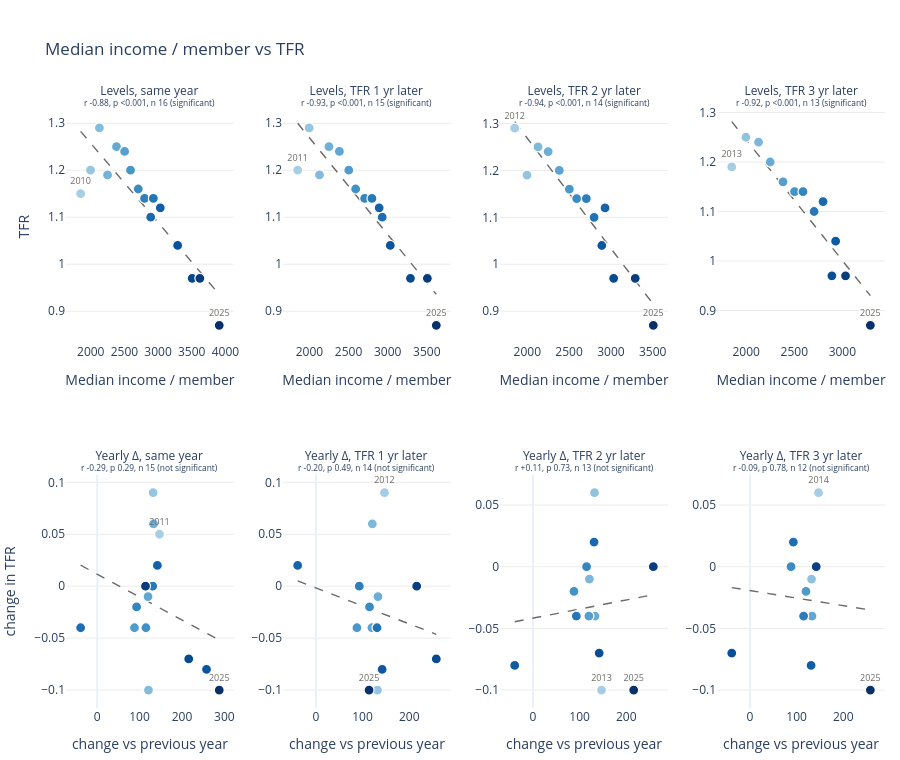

The notebook cell saved with this chart:
### Code cell
link_scatters("PM_Median")

### Figure 1 — Plotly figure (JSON) as saved in the notebook; plotly's stock layout.template omitted (floating-point values rounded to 4 significant figures)
{"data": [{"hoverinfo": "skip", "line": {"color": "#6b6a66", "dash": "dash", "width": 1.4}, "mode": "lines", "type": "scatter", "x": [1850.0, 1921.0, 1992.0, 2063.0, 2134.0, 2205.0, 2276.0, 2347.0, 2418.0, 2489.0, 2560.0, 2631.0, 2702.0, 2773.0, 2844.0, 2915.0, 2986.0, 3057.0, 3128.0, 3199.0, 3270.0, 3341.0, 3412.0, 3483.0, 3554.0, 3625.0, 3696.0, 3767.0, 3838.0, 3909.0], "xaxis": "x", "y": [1.283, 1.271, 1.259, 1.247, 1.235, 1.223, 1.211, 1.199, 1.187, 1.175, 1.163, 1.151, 1.139, 1.127, 1.115, 1.103, 1.091, 1.079, 1.067, 1.055, 1.043, 1.031, 1.019, 1.007, 0.9955, 0.9836, 0.9716, 0.9596, 0.9477, 0.9357], "yaxis": "y"}, {"customdata": [2010, 2011, 2012, 2013, 2014, 2015, 2016, 2017, 2018, 2019, 2020, 2021, 2022, 2023, 2024, 2025], "hovertemplate": "<b>%{customdata}</b><br>Median income / member: %{x:,.3f}<br>TFR: %{y:,.3f}<extra></extra>", "marker": {"cmax": 2025, "cmin": 2002.0, "color": [2010, 2011, 2012, 2013, 2014, 2015, 2016, 2017, 2018, 2019, 2020, 2021, 2022, 2023, 2024, 2025], "colorscale": [[0.0, "rgb(247,251,255)"], [0.125, "rgb(222,235,247)"], [0.25, "rgb(198,219,239)"], [0.375, "rgb(158,202,225)"], [0.5, "rgb(107,174,214)"], [0.625, "rgb(66,146,198)"], [0.75, "rgb(33,113,181)"], [0.875, "rgb(8,81,156)"], [1.0, "rgb(8,48,107)"]], "line": {"color": "white", "width": 1.2}, "size": 10}, "mode": "markers+text", "text": ["2010", "", "", "", "", "", "", "", "", "", "", "", "", "", "", "2025"], "textfont": {"color": "#6b6a66", "size": 9}, "textposition": "top center", "type": "scatter", "x": [1850.0, 1997.0, 2129.0, 2250.0, 2383.0, 2503.0, 2591.0, 2706.0, 2799.0, 2930.0, 2891.0, 3033.0, 3291.0, 3507.0, 3621.0, 3909.0], "xaxis": "x", "y": [1.15, 1.2, 1.29, 1.19, 1.25, 1.24, 1.2, 1.16, 1.14, 1.14, 1.1, 1.12, 1.04, 0.97, 0.97, 0.87], "yaxis": "y"}, {"hoverinfo": "skip", "line": {"color": "#6b6a66", "dash": "dash", "width": 1.4}, "mode": "lines", "type": "scatter", "x": [1850.0, 1911.0, 1972.0, 2033.0, 2094.0, 2155.0, 2216.0, 2277.0, 2339.0, 2400.0, 2461.0, 2522.0, 2583.0, 2644.0, 2705.0, 2766.0, 2827.0, 2888.0, 2949.0, 3010.0, 3071.0, 3132.0, 3194.0, 3255.0, 3316.0, 3377.0, 3438.0, 3499.0, 3560.0, 3621.0], "xaxis": "x2", "y": [1.3, 1.287, 1.275, 1.262, 1.25, 1.237, 1.224, 1.212, 1.199, 1.187, 1.174, 1.162, 1.149, 1.137, 1.124, 1.111, 1.099, 1.086, 1.074, 1.061, 1.049, 1.036, 1.024, 1.011, 0.9985, 0.986, 0.9734, 0.9608, 0.9483, 0.9357], "yaxis": "y2"}, {"customdata": [2011, 2012, 2013, 2014, 2015, 2016, 2017, 2018, 2019, 2020, 2021, 2022, 2023, 2024, 2025], "hovertemplate": "<b>%{customdata}</b><br>Median income / member: %{x:,.3f}<br>TFR: %{y:,.3f}<extra></extra>", "marker": {"cmax": 2025, "cmin": 2004.0, "color": [2011, 2012, 2013, 2014, 2015, 2016, 2017, 2018, 2019, 2020, 2021, 2022, 2023, 2024, 2025], "colorscale": [[0.0, "rgb(247,251,255)"], [0.125, "rgb(222,235,247)"], [0.25, "rgb(198,219,239)"], [0.375, "rgb(158,202,225)"], [0.5, "rgb(107,174,214)"], [0.625, "rgb(66,146,198)"], [0.75, "rgb(33,113,181)"], [0.875, "rgb(8,81,156)"], [1.0, "rgb(8,48,107)"]], "line": {"color": "white", "width": 1.2}, "size": 10}, "mode": "markers+text", "text": ["2011", "", "", "", "", "", "", "", "", "", "", "", "", "", "2025"], "textfont": {"color": "#6b6a66", "size": 9}, "textposition": "top center", "type": "scatter", "x": [1850.0, 1997.0, 2129.0, 2250.0, 2383.0, 2503.0, 2591.0, 2706.0, 2799.0, 2930.0, 2891.0, 3033.0, 3291.0, 3507.0, 3621.0], "xaxis": "x2", "y": [1.2, 1.29, 1.19, 1.25, 1.24, 1.2, 1.16, 1.14, 1.14, 1.1, 1.12, 1.04, 0.97, 0.97, 0.87], "yaxis": "y2"}, {"hoverinfo": "skip", "line": {"color": "#6b6a66", "dash": "dash", "width": 1.4}, "mode": "lines", "type": "scatter", "x": [1850.0, 1907.0, 1964.0, 2021.0, 2079.0, 2136.0, 2193.0, 2250.0, 2307.0, 2364.0, 2421.0, 2479.0, 2536.0, 2593.0, 2650.0, 2707.0, 2764.0, 2821.0, 2878.0, 2936.0, 2993.0, 3050.0, 3107.0, 3164.0, 3221.0, 3278.0, 3336.0, 3393.0, 3450.0, 3507.0], "xaxis": "x3", "y": [1.304, 1.29, 1.277, 1.264, 1.25, 1.237, 1.223, 1.21, 1.197, 1.183, 1.17, 1.156, 1.143, 1.129, 1.116, 1.103, 1.089, 1.076, 1.062, 1.049, 1.035, 1.022, 1.009, 0.9952, 0.9818, 0.9684, 0.955, 0.9416, 0.9281, 0.9147], "yaxis": "y3"}, {"customdata": [2012, 2013, 2014, 2015, 2016, 2017, 2018, 2019, 2020, 2021, 2022, 2023, 2024, 2025], "hovertemplate": "<b>%{customdata}</b><br>Median income / member: %{x:,.3f}<br>TFR: %{y:,.3f}<extra></extra>", "marker": {"cmax": 2025, "cmin": 2005.0, "color": [2012, 2013, 2014, 2015, 2016, 2017, 2018, 2019, 2020, 2021, 2022, 2023, 2024, 2025], "colorscale": [[0.0, "rgb(247,251,255)"], [0.125, "rgb(222,235,247)"], [0.25, "rgb(198,219,239)"], [0.375, "rgb(158,202,225)"], [0.5, "rgb(107,174,214)"], [0.625, "rgb(66,146,198)"], [0.75, "rgb(33,113,181)"], [0.875, "rgb(8,81,156)"], [1.0, "rgb(8,48,107)"]], "line": {"color": "white", "width": 1.2}, "size": 10}, "mode": "markers+text", "text": ["2012", "", "", "", "", "", "", "", "", "", "", "", "", "2025"], "textfont": {"color": "#6b6a66", "size": 9}, "textposition": "top center", "type": "scatter", "x": [1850.0, 1997.0, 2129.0, 2250.0, 2383.0, 2503.0, 2591.0, 2706.0, 2799.0, 2930.0, 2891.0, 3033.0, 3291.0, 3507.0], "xaxis": "x3", "y": [1.29, 1.19, 1.25, 1.24, 1.2, 1.16, 1.14, 1.14, 1.1, 1.12, 1.04, 0.97, 0.97, 0.87], "yaxis": "y3"}, {"hoverinfo": "skip", "line": {"color": "#6b6a66", "dash": "dash", "width": 1.4}, "mode": "lines", "type": "scatter", "x": [1850.0, 1900.0, 1949.0, 1999.0, 2049.0, 2098.0, 2148.0, 2198.0, 2248.0, 2297.0, 2347.0, 2397.0, 2446.0, 2496.0, 2546.0, 2595.0, 2645.0, 2695.0, 2744.0, 2794.0, 2844.0, 2893.0, 2943.0, 2993.0, 3043.0, 3092.0, 3142.0, 3192.0, 3241.0, 3291.0], "xaxis": "x4", "y": [1.282, 1.269, 1.257, 1.245, 1.233, 1.221, 1.209, 1.197, 1.185, 1.172, 1.16, 1.148, 1.136, 1.124, 1.112, 1.1, 1.088, 1.075, 1.063, 1.051, 1.039, 1.027, 1.015, 1.003, 0.9906, 0.9784, 0.9663, 0.9542, 0.9421, 0.9299], "yaxis": "y4"}, {"customdata": [2013, 2014, 2015, 2016, 2017, 2018, 2019, 2020, 2021, 2022, 2023, 2024, 2025], "hovertemplate": "<b>%{customdata}</b><br>Median income / member: %{x:,.3f}<br>TFR: %{y:,.3f}<extra></extra>", "marker": {"cmax": 2025, "cmin": 2006.0, "color": [2013, 2014, 2015, 2016, 2017, 2018, 2019, 2020, 2021, 2022, 2023, 2024, 2025], "colorscale": [[0.0, "rgb(247,251,255)"], [0.125, "rgb(222,235,247)"], [0.25, "rgb(198,219,239)"], [0.375, "rgb(158,202,225)"], [0.5, "rgb(107,174,214)"], [0.625, "rgb(66,146,198)"], [0.75, "rgb(33,113,181)"], [0.875, "rgb(8,81,156)"], [1.0, "rgb(8,48,107)"]], "line": {"color": "white", "width": 1.2}, "size": 10}, "mode": "markers+text", "text": ["2013", "", "", "", "", "", "", "", "", "", "", "", "2025"], "textfont": {"color": "#6b6a66", "size": 9}, "textposition": "top center", "type": "scatter", "x": [1850.0, 1997.0, 2129.0, 2250.0, 2383.0, 2503.0, 2591.0, 2706.0, 2799.0, 2930.0, 2891.0, 3033.0, 3291.0], "xaxis": "x4", "y": [1.19, 1.25, 1.24, 1.2, 1.16, 1.14, 1.14, 1.1, 1.12, 1.04, 0.97, 0.97, 0.87], "yaxis": "y4"}, {"hoverinfo": "skip", "line": {"color": "#6b6a66", "dash": "dash", "width": 1.4}, "mode": "lines", "type": "scatter", "x": [-39.0, -27.72, -16.45, -5.172, 6.103, 17.38, 28.66, 39.93, 51.21, 62.48, 73.76, 85.03, 96.31, 107.6, 118.9, 130.1, 141.4, 152.7, 164.0, 175.2, 186.5, 197.8, 209.1, 220.3, 231.6, 242.9, 254.2, 265.4, 276.7, 288.0], "xaxis": "x5", "y": [0.02018, 0.01769, 0.01521, 0.01272, 0.01024, 0.007752, 0.005267, 0.002782, 0.0002977, -0.002187, -0.004672, -0.007157, -0.009641, -0.01213, -0.01461, -0.0171, -0.01958, -0.02207, -0.02455, -0.02703, -0.02952, -0.032, -0.03449, -0.03697, -0.03946, -0.04194, -0.04443, -0.04691, -0.0494, -0.05188], "yaxis": "y5"}, {"customdata": [2011, 2012, 2013, 2014, 2015, 2016, 2017, 2018, 2019, 2020, 2021, 2022, 2023, 2024, 2025], "hovertemplate": "<b>%{customdata}</b><br>Median income / member: %{x:,.3f}<br>TFR: %{y:,.3f}<extra></extra>", "marker": {"cmax": 2025, "cmin": 2004.0, "color": [2011, 2012, 2013, 2014, 2015, 2016, 2017, 2018, 2019, 2020, 2021, 2022, 2023, 2024, 2025], "colorscale": [[0.0, "rgb(247,251,255)"], [0.125, "rgb(222,235,247)"], [0.25, "rgb(198,219,239)"], [0.375, "rgb(158,202,225)"], [0.5, "rgb(107,174,214)"], [0.625, "rgb(66,146,198)"], [0.75, "rgb(33,113,181)"], [0.875, "rgb(8,81,156)"], [1.0, "rgb(8,48,107)"]], "line": {"color": "white", "width": 1.2}, "size": 10}, "mode": "markers+text", "text": ["2011", "", "", "", "", "", "", "", "", "", "", "", "", "", "2025"], "textfont": {"color": "#6b6a66", "size": 9}, "textposition": "top center", "type": "scatter", "x": [147.0, 132.0, 121.0, 133.0, 120.0, 88.0, 115.0, 93.0, 131.0, -39.0, 142.0, 258.0, 216.0, 114.0, 288.0], "xaxis": "x5", "y": [0.05, 0.09, -0.1, 0.06, -0.01, -0.04, -0.04, -0.02, 0.0, -0.04, 0.02, -0.08, -0.07, 0.0, -0.1], "yaxis": "y5"}, {"hoverinfo": "skip", "line": {"color": "#6b6a66", "dash": "dash", "width": 1.4}, "mode": "lines", "type": "scatter", "x": [-39.0, -28.76, -18.52, -8.276, 1.966, 12.21, 22.45, 32.69, 42.93, 53.17, 63.41, 73.66, 83.9, 94.14, 104.4, 114.6, 124.9, 135.1, 145.3, 155.6, 165.8, 176.1, 186.3, 196.6, 206.8, 217.0, 227.3, 237.5, 247.8, 258.0], "xaxis": "x6", "y": [0.005048, 0.003277, 0.001506, -0.0002652, -0.002036, -0.003807, -0.005578, -0.007349, -0.00912, -0.01089, -0.01266, -0.01443, -0.0162, -0.01798, -0.01975, -0.02152, -0.02329, -0.02506, -0.02683, -0.0286, -0.03037, -0.03214, -0.03391, -0.03569, -0.03746, -0.03923, -0.041, -0.04277, -0.04454, -0.04631], "yaxis": "y6"}, {"customdata": [2012, 2013, 2014, 2015, 2016, 2017, 2018, 2019, 2020, 2021, 2022, 2023, 2024, 2025], "hovertemplate": "<b>%{customdata}</b><br>Median income / member: %{x:,.3f}<br>TFR: %{y:,.3f}<extra></extra>", "marker": {"cmax": 2025, "cmin": 2005.0, "color": [2012, 2013, 2014, 2015, 2016, 2017, 2018, 2019, 2020, 2021, 2022, 2023, 2024, 2025], "colorscale": [[0.0, "rgb(247,251,255)"], [0.125, "rgb(222,235,247)"], [0.25, "rgb(198,219,239)"], [0.375, "rgb(158,202,225)"], [0.5, "rgb(107,174,214)"], [0.625, "rgb(66,146,198)"], [0.75, "rgb(33,113,181)"], [0.875, "rgb(8,81,156)"], [1.0, "rgb(8,48,107)"]], "line": {"color": "white", "width": 1.2}, "size": 10}, "mode": "markers+text", "text": ["2012", "", "", "", "", "", "", "", "", "", "", "", "", "2025"], "textfont": {"color": "#6b6a66", "size": 9}, "textposition": "top center", "type": "scatter", "x": [147.0, 132.0, 121.0, 133.0, 120.0, 88.0, 115.0, 93.0, 131.0, -39.0, 142.0, 258.0, 216.0, 114.0], "xaxis": "x6", "y": [0.09, -0.1, 0.06, -0.01, -0.04, -0.04, -0.02, 0.0, -0.04, 0.02, -0.08, -0.07, 0.0, -0.1], "yaxis": "y6"}, {"hoverinfo": "skip", "line": {"color": "#6b6a66", "dash": "dash", "width": 1.4}, "mode": "lines", "type": "scatter", "x": [-39.0, -28.76, -18.52, -8.276, 1.966, 12.21, 22.45, 32.69, 42.93, 53.17, 63.41, 73.66, 83.9, 94.14, 104.4, 114.6, 124.9, 135.1, 145.3, 155.6, 165.8, 176.1, 186.3, 196.6, 206.8, 217.0, 227.3, 237.5, 247.8, 258.0], "xaxis": "x7", "y": [-0.04457, -0.04382, -0.04306, -0.04231, -0.04155, -0.0408, -0.04004, -0.03929, -0.03854, -0.03778, -0.03703, -0.03627, -0.03552, -0.03476, -0.03401, -0.03325, -0.0325, -0.03174, -0.03099, -0.03024, -0.02948, -0.02873, -0.02797, -0.02722, -0.02646, -0.02571, -0.02495, -0.0242, -0.02344, -0.02269], "yaxis": "y7"}, {"customdata": [2013, 2014, 2015, 2016, 2017, 2018, 2019, 2020, 2021, 2022, 2023, 2024, 2025], "hovertemplate": "<b>%{customdata}</b><br>Median income / member: %{x:,.3f}<br>TFR: %{y:,.3f}<extra></extra>", "marker": {"cmax": 2025, "cmin": 2006.0, "color": [2013, 2014, 2015, 2016, 2017, 2018, 2019, 2020, 2021, 2022, 2023, 2024, 2025], "colorscale": [[0.0, "rgb(247,251,255)"], [0.125, "rgb(222,235,247)"], [0.25, "rgb(198,219,239)"], [0.375, "rgb(158,202,225)"], [0.5, "rgb(107,174,214)"], [0.625, "rgb(66,146,198)"], [0.75, "rgb(33,113,181)"], [0.875, "rgb(8,81,156)"], [1.0, "rgb(8,48,107)"]], "line": {"color": "white", "width": 1.2}, "size": 10}, "mode": "markers+text", "text": ["2013", "", "", "", "", "", "", "", "", "", "", "", "2025"], "textfont": {"color": "#6b6a66", "size": 9}, "textposition": "top center", "type": "scatter", "x": [147.0, 132.0, 121.0, 133.0, 120.0, 88.0, 115.0, 93.0, 131.0, -39.0, 142.0, 258.0, 216.0], "xaxis": "x7", "y": [-0.1, 0.06, -0.01, -0.04, -0.04, -0.02, 0.0, -0.04, 0.02, -0.08, -0.07, 0.0, -0.1], "yaxis": "y7"}, {"hoverinfo": "skip", "line": {"color": "#6b6a66", "dash": "dash", "width": 1.4}, "mode": "lines", "type": "scatter", "x": [-39.0, -28.76, -18.52, -8.276, 1.966, 12.21, 22.45, 32.69, 42.93, 53.17, 63.41, 73.66, 83.9, 94.14, 104.4, 114.6, 124.9, 135.1, 145.3, 155.6, 165.8, 176.1, 186.3, 196.6, 206.8, 217.0, 227.3, 237.5, 247.8, 258.0], "xaxis": "x8", "y": [-0.01693, -0.01755, -0.01818, -0.01881, -0.01944, -0.02006, -0.02069, -0.02132, -0.02194, -0.02257, -0.0232, -0.02382, -0.02445, -0.02508, -0.02571, -0.02633, -0.02696, -0.02759, -0.02821, -0.02884, -0.02947, -0.03009, -0.03072, -0.03135, -0.03198, -0.0326, -0.03323, -0.03386, -0.03448, -0.03511], "yaxis": "y8"}, {"customdata": [2014, 2015, 2016, 2017, 2018, 2019, 2020, 2021, 2022, 2023, 2024, 2025], "hovertemplate": "<b>%{customdata}</b><br>Median income / member: %{x:,.3f}<br>TFR: %{y:,.3f}<extra></extra>", "marker": {"cmax": 2025, "cmin": 2008.0, "color": [2014, 2015, 2016, 2017, 2018, 2019, 2020, 2021, 2022, 2023, 2024, 2025], "colorscale": [[0.0, "rgb(247,251,255)"], [0.125, "rgb(222,235,247)"], [0.25, "rgb(198,219,239)"], [0.375, "rgb(158,202,225)"], [0.5, "rgb(107,174,214)"], [0.625, "rgb(66,146,198)"], [0.75, "rgb(33,113,181)"], [0.875, "rgb(8,81,156)"], [1.0, "rgb(8,48,107)"]], "line": {"color": "white", "width": 1.2}, "size": 10}, "mode": "markers+text", "text": ["2014", "", "", "", "", "", "", "", "", "", "", "2025"], "textfont": {"color": "#6b6a66", "size": 9}, "textposition": "top center", "type": "scatter", "x": [147.0, 132.0, 121.0, 133.0, 120.0, 88.0, 115.0, 93.0, 131.0, -39.0, 142.0, 258.0], "xaxis": "x8", "y": [0.06, -0.01, -0.04, -0.04, -0.02, 0.0, -0.04, 0.02, -0.08, -0.07, 0.0, -0.1], "yaxis": "y8"}], "layout": {"annotations": [{"font": {"size": 12}, "showarrow": false, "text": "Levels, same year<br><sup>r -0.88, p <0.001, n 16 (significant)</sup>", "x": 0.1025, "xanchor": "center", "xref": "paper", "y": 1.0, "yanchor": "bottom", "yref": "paper"}, {"font": {"size": 12}, "showarrow": false, "text": "Levels, TFR 1 yr later<br><sup>r -0.93, p <0.001, n 15 (significant)</sup>", "x": 0.3675, "xanchor": "center", "xref": "paper", "y": 1.0, "yanchor": "bottom", "yref": "paper"}, {"font": {"size": 12}, "showarrow": false, "text": "Levels, TFR 2 yr later<br><sup>r -0.94, p <0.001, n 14 (significant)</sup>", "x": 0.6325, "xanchor": "center", "xref": "paper", "y": 1.0, "yanchor": "bottom", "yref": "paper"}, {"font": {"size": 12}, "showarrow": false, "text": "Levels, TFR 3 yr later<br><sup>r -0.92, p <0.001, n 13 (significant)</sup>", "x": 0.8975, "xanchor": "center", "xref": "paper", "y": 1.0, "yanchor": "bottom", "yref": "paper"}, {"font": {"size": 12}, "showarrow": false, "text": "Yearly Δ, same year<br><sup>r -0.29, p 0.29, n 15 (not significant)</sup>", "x": 0.1025, "xanchor": "center", "xref": "paper", "y": 0.39, "yanchor": "bottom", "yref": "paper"}, {"font": {"size": 12}, "showarrow": false, "text": "Yearly Δ, TFR 1 yr later<br><sup>r -0.20, p 0.49, n 14 (not significant)</sup>", "x": 0.3675, "xanchor": "center", "xref": "paper", "y": 0.39, "yanchor": "bottom", "yref": "paper"}, {"font": {"size": 12}, "showarrow": false, "text": "Yearly Δ, TFR 2 yr later<br><sup>r +0.11, p 0.73, n 13 (not significant)</sup>", "x": 0.6325, "xanchor": "center", "xref": "paper", "y": 0.39, "yanchor": "bottom", "yref": "paper"}, {"font": {"size": 12}, "showarrow": false, "text": "Yearly Δ, TFR 3 yr later<br><sup>r -0.09, p 0.78, n 12 (not significant)</sup>", "x": 0.8975, "xanchor": "center", "xref": "paper", "y": 0.39, "yanchor": "bottom", "yref": "paper"}], "font": {"size": 12}, "height": 760, "hovermode": "closest", "legend": {"orientation": "h", "title": {}, "x": 0, "y": 1.0, "yanchor": "bottom"}, "margin": {"b": 10, "l": 10, "r": 10, "t": 110}, "showlegend": false, "title": {"text": "Median income / member vs TFR"}, "xaxis": {"anchor": "y", "domain": [0.0, 0.205], "gridcolor": "#ececea", "showgrid": false, "title": {"text": "Median income / member"}}, "xaxis2": {"anchor": "y2", "domain": [0.265, 0.47], "gridcolor": "#ececea", "showgrid": false, "title": {"text": "Median income / member"}}, "xaxis3": {"anchor": "y3", "domain": [0.53, 0.735], "gridcolor": "#ececea", "showgrid": false, "title": {"text": "Median income / member"}}, "xaxis4": {"anchor": "y4", "domain": [0.795, 1.0], "gridcolor": "#ececea", "showgrid": false, "title": {"text": "Median income / member"}}, "xaxis5": {"anchor": "y5", "domain": [0.0, 0.205], "gridcolor": "#ececea", "showgrid": false, "title": {"text": "change vs previous year"}}, "xaxis6": {"anchor": "y6", "domain": [0.265, 0.47], "gridcolor": "#ececea", "showgrid": false, "title": {"text": "change vs previous year"}}, "xaxis7": {"anchor": "y7", "domain": [0.53, 0.735], "gridcolor": "#ececea", "showgrid": false, "title": {"text": "change vs previous year"}}, "xaxis8": {"anchor": "y8", "domain": [0.795, 1.0], "gridcolor": "#ececea", "showgrid": false, "title": {"text": "change vs previous year"}}, "yaxis": {"anchor": "x", "domain": [0.61, 1.0], "gridcolor": "#ececea", "title": {"text": "TFR"}, "zeroline": false}, "yaxis2": {"anchor": "x2", "domain": [0.61, 1.0], "gridcolor": "#ececea", "zeroline": false}, "yaxis3": {"anchor": "x3", "domain": [0.61, 1.0], "gridcolor": "#ececea", "zeroline": false}, "yaxis4": {"anchor": "x4", "domain": [0.61, 1.0], "gridcolor": "#ececea", "zeroline": false}, "yaxis5": {"anchor": "x5", "domain": [0.0, 0.39], "gridcolor": "#ececea", "title": {"text": "change in TFR"}, "zeroline": false}, "yaxis6": {"anchor": "x6", "domain": [0.0, 0.39], "gridcolor": "#ececea", "zeroline": false}, "yaxis7": {"anchor": "x7", "domain": [0.0, 0.39], "gridcolor": "#ececea", "zeroline": false}, "yaxis8": {"anchor": "x8", "domain": [0.0, 0.39], "gridcolor": "#ececea", "zeroline": false}}}
